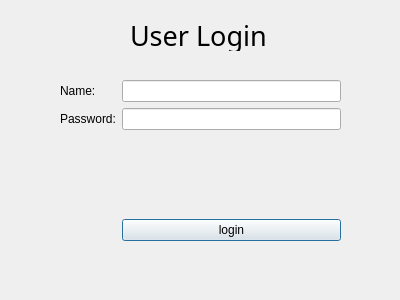
<?xml version="1.0" encoding="UTF-8"?>
<ui version="4.0">
 <class>LoginDialog</class>
 <widget class="QDialog" name="LoginDialog">
  <property name="geometry">
   <rect>
    <x>0</x>
    <y>0</y>
    <width>400</width>
    <height>300</height>
   </rect>
  </property>
  <property name="windowTitle">
   <string>Dialog</string>
  </property>
  <widget class="QLabel" name="label_3">
   <property name="geometry">
    <rect>
     <x>130</x>
     <y>20</y>
     <width>181</width>
     <height>31</height>
    </rect>
   </property>
   <property name="font">
    <font>
     <family>文泉驿正黑</family>
     <pointsize>20</pointsize>
    </font>
   </property>
   <property name="text">
    <string>User Login</string>
   </property>
  </widget>
  <widget class="QWidget" name="layoutWidget">
   <property name="geometry">
    <rect>
     <x>60</x>
     <y>80</y>
     <width>281</width>
     <height>161</height>
    </rect>
   </property>
   <layout class="QFormLayout" name="formLayout">
    <item row="0" column="0">
     <widget class="QLabel" name="label">
      <property name="text">
       <string>Name:</string>
      </property>
     </widget>
    </item>
    <item row="0" column="1">
     <widget class="QLineEdit" name="lineEdit_name"/>
    </item>
    <item row="1" column="0">
     <widget class="QLabel" name="label_2">
      <property name="text">
       <string>Password:</string>
      </property>
     </widget>
    </item>
    <item row="1" column="1">
     <widget class="QLineEdit" name="lineEdit_pass"/>
    </item>
    <item row="3" column="1">
     <widget class="QPushButton" name="pushButton">
      <property name="text">
       <string>login</string>
      </property>
     </widget>
    </item>
    <item row="2" column="1">
     <spacer name="verticalSpacer">
      <property name="orientation">
       <enum>Qt::Vertical</enum>
      </property>
      <property name="sizeHint" stdset="0">
       <size>
        <width>20</width>
        <height>40</height>
       </size>
      </property>
     </spacer>
    </item>
   </layout>
  </widget>
 </widget>
 <resources/>
 <connections/>
</ui>
